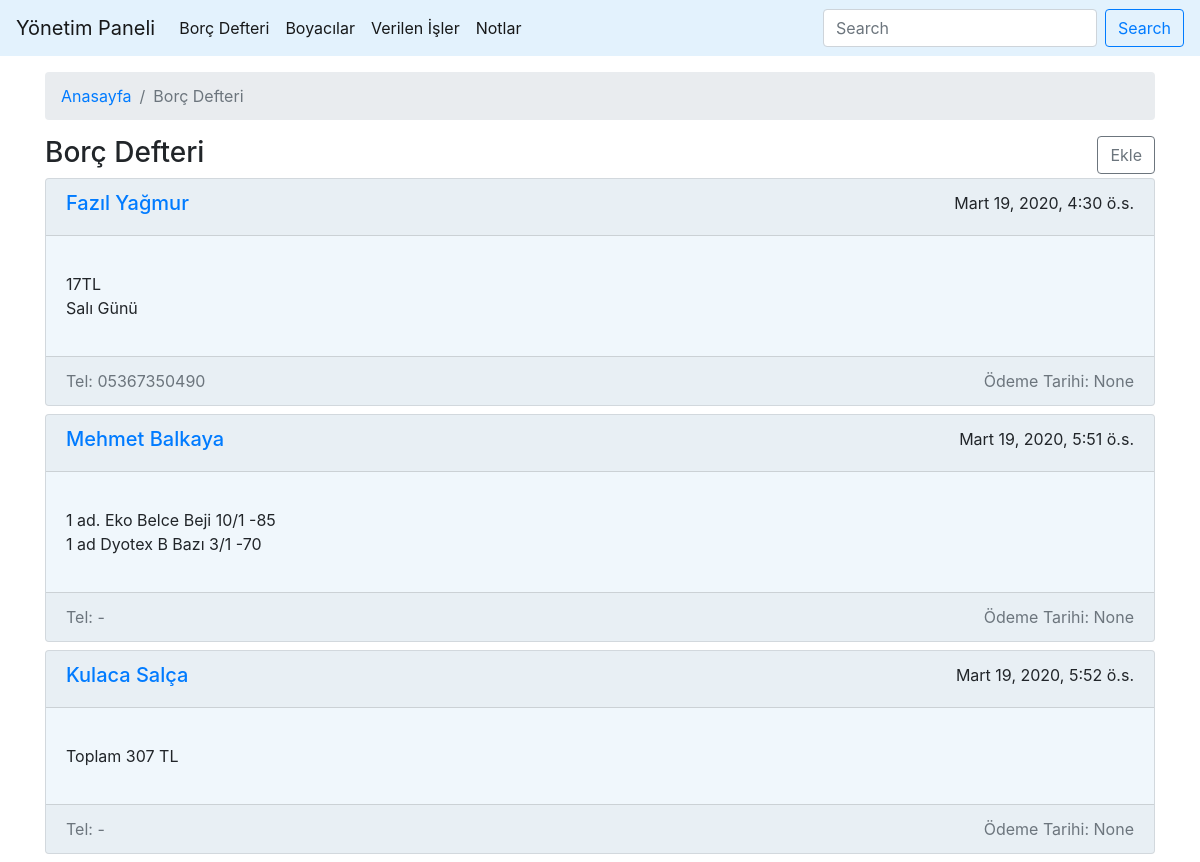
The page /defter/ on the database as committed earlier.
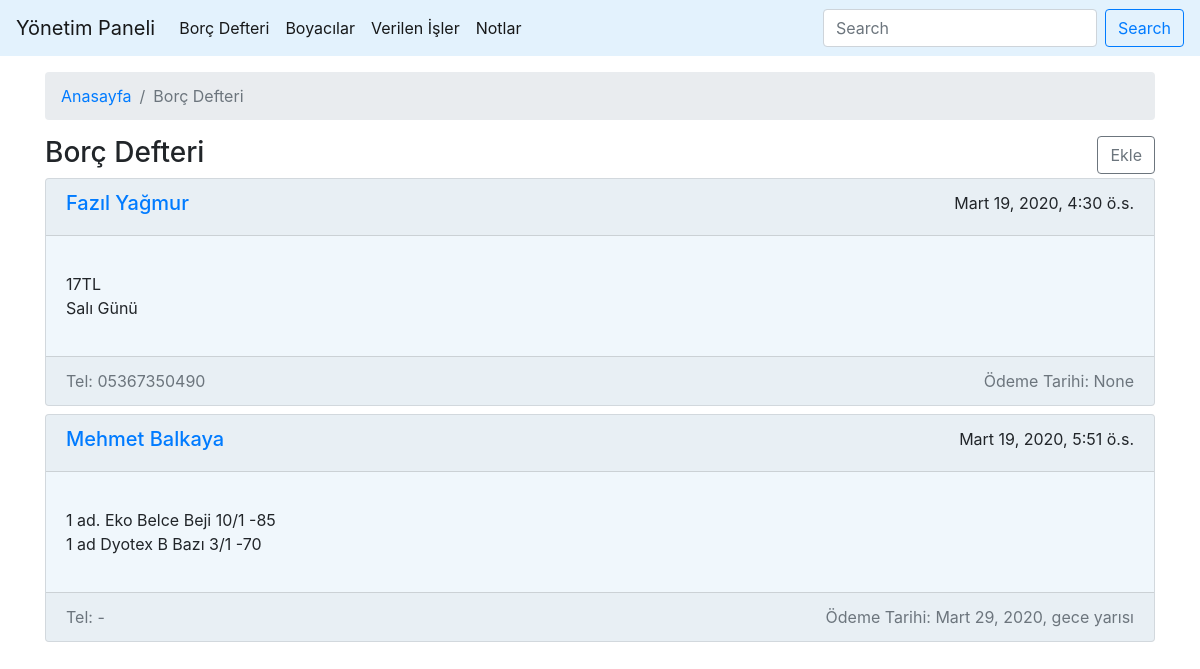
The same page on the database as committed later.
### boya/models.py (models this page shows, shortened)
class BorcDefteri(models.Model):
    borclu_isim = models.CharField(max_length=100, verbose_name="Borçlu İsmi")
    borclu_telefon = models.CharField(max_length=11, verbose_name="Telefon")
    borclu_aciklama = models.TextField(verbose_name="Açıklama")
    borc_baslangic = models.DateTimeField(auto_now_add=True)
    borc_son_odeme = models.DateTimeField(blank=True, null=True, verbose_name="Ödeme Tarihi")
    class Meta:
        verbose_name = "Borç Defteri"
        verbose_name_plural = "Borç Defteri"

### boya/views.py (the view)
# urls.py: path('defter/', views.borc_defteri, name="defter"),
def borc_defteri(request):
    defterler = BorcDefteri.objects.all()
    return render(request, 'defter.html', {'defterler': defterler})

### templates/defter.html
{% extends 'base.html' %}
{% block content %}
<div class="container mt-3">
      <nav aria-label="breadcrumb">
        <ol class="breadcrumb">
          <li class="breadcrumb-item"><a href="/">Anasayfa</a></li>
          <li class="breadcrumb-item active" aria-current="page">Borç Defteri</li>
        </ol>
      </nav>
      <div class="row justify-content-center">
        <div class="col-12">
          <div class="row">
          <div class="col-6"><h3>Borç Defteri</h1></div>
          <div class="col-6 text-right"><a type="button" href="{% url 'defter_ekle' %}" class="btn btn-outline-secondary align-right">Ekle</a></div>
          </div>
          {% for defter in defterler %}
            <div class="card mb-2"  style="background-color: #f0f7fc">
              <div class="card-header">
              <div class="row">
                <div class="col-6"><a href="{% url 'defter_ayrinti' defter.id %}"><h5>{{defter.borclu_isim|title}}</h5></a></div>
                <div class="col-6 text-right">
                {{defter.borc_baslangic}}
                </div>
              </div>
              </div>
              <div class="card-body">
                <p class="card-text">{{defter.borclu_aciklama|linebreaks }}</p>
              </div>
              <div class="card-footer text-muted">
              <div class="row">
                <div class="col-6">Tel: {{defter.borclu_telefon}}</div>
                <div class="col-6 text-right">Ödeme Tarihi: {{defter.borc_son_odeme}}</div>
              </div>
              </div>
            </div>
          {% endfor %}
        </div>
      </div>
</div>
{% endblock content %}

Rows that differ between the two databases and show on the page:
removed BorcDefteri: borclu_isim "Kulaca Salça", borc_baslangic "Mart 19, 2020, 5:52 ö.s.", borclu_aciklama "Toplam 307 TL", borclu_telefon "-", borc_son_odeme "None"
changed BorcDefteri "Mehmet Balkaya": borc_son_odeme "None" → "Mart 29, 2020, gece yarısı"
